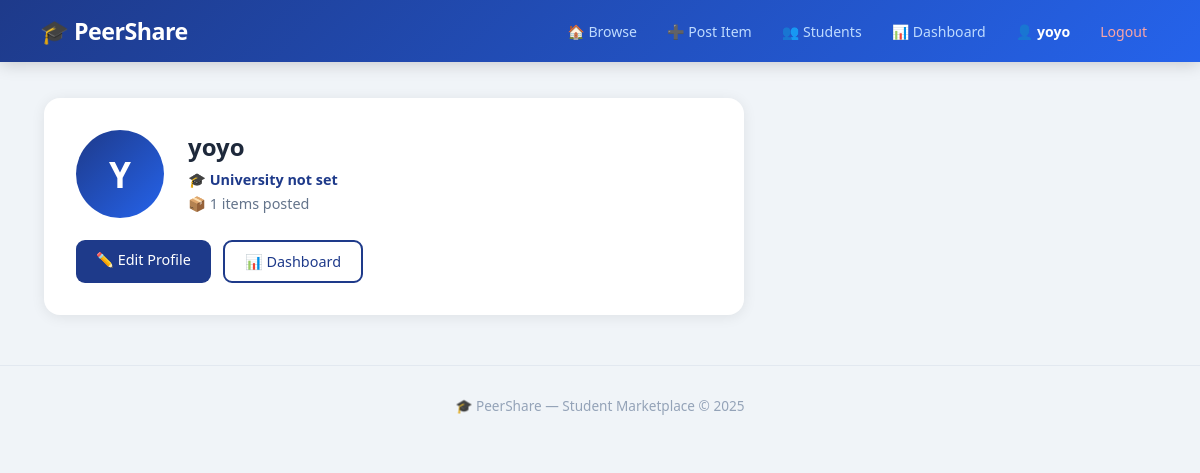
/user/profile/ (signed in), run on the app's committed database.
### accounts/models.py (models this page shows, shortened)
class CustomUser(AbstractUser):
    university_email = models.EmailField(
        unique=True, blank=True, default=''
    )
    is_verified = models.BooleanField(default=False)

### user/models.py (models this page shows, shortened)
class Profile(models.Model):
    UNIVERSITY_CHOICES = [
        ('farmgate', 'University of Asia Pacific'),
        ('dhaka', 'University of Dhaka'),
        ('buet',  'BUET'),
        ('nsu',   'North South University'),
        ('bracu', 'BRAC University'),
        ('cuet',  'CUET'),
        ('ruet',  'RUET'),
        ('other', 'Other'),
    ]
    user        = models.OneToOneField(
                    settings.AUTH_USER_MODEL,
                    on_delete=models.CASCADE,
                    related_name='profile'
                  )
    bio         = models.TextField(blank=True, null=True)
    profile_pic = models.ImageField(
                    upload_to='profiles/',
                    blank=True, null=True
                  )
    university  = models.CharField(
                    max_length=100,
                    choices=UNIVERSITY_CHOICES,
                    blank=True
                  )
    phone       = models.CharField(max_length=20, blank=True)
    location    = models.CharField(max_length=100, blank=True)
    joined_at   = models.DateTimeField(auto_now_add=True)
    def get_total_items(self):
        return self.user.items.count()
    def get_average_rating(self):
        from marketplace.models import Review
        reviews = Review.objects.filter(item__owner=self.user)
        if reviews.exists():
            return round(
                sum(r.rating for r in reviews) / reviews.count(), 1
            )
        return None

### user/views.py (the view)
# urls.py: path('profile/',         views.my_profile,    name='my_profile'),
@login_required
def my_profile(request):
    profile = request.user.profile
    return render(request, 'user/my_profile.html', {
        'profile': profile
    })

### templates/user/my_profile.html (shortened to what this page needs)
{% extends 'base.html' %}
{% block content %}
<div class="profile-card">
  <div class="profile-top">
    {% if profile.profile_pic %}
      <img src="{{ profile.profile_pic.url }}"
           class="avatar-lg" alt="Profile">
    {% else %}
      <div class="avatar-lg-placeholder">
        {{ request.user.username|first|upper }}
      </div>
    {% endif %}
    <div class="profile-info">
      <h2>{{ request.user.username }}</h2>
      <p class="univ-label">
        🎓 {{ profile.get_university_display|default:"University not set" }}
      </p>
      <p>📦 {{ profile.get_total_items }} items posted</p>
    </div>
  </div>
  <div class="profile-btns">
    <a href="/user/profile/edit/" class="btn">✏️ Edit Profile</a>
    <a href="/dashboard/" class="btn outline">📊 Dashboard</a>
  </div>
</div>
{% endblock %}

### templates/base.html (shortened to what this page needs)
<!DOCTYPE html>
<html lang="en">
<head>
  {% load static %}
  <link rel="stylesheet" href="{% static 'css/style.css' %}">
</head>
<body>
<nav class="navbar">
  <a href="/" class="logo">🎓 PeerShare</a>
  <div class="nav-links">
    {% if user.is_authenticated %}
      <a href="/">🏠 Browse</a>
      <a href="/add/">➕ Post Item</a>
      <a href="/user/all/">👥 Students</a>
      <a href="/dashboard/">📊 Dashboard</a>
      <a href="/user/profile/" class="nav-profile">
        👤 {{ user.username }}
      </a>
      <a href="/login/logout/" class="nav-logout">Logout</a>
    {% else %}
      <a href="/login/">Login</a>
      <a href="/login/register/" class="nav-register">Register</a>
    {% endif %}
  </div>
</nav>
<div class="container">
  {% block content %}{% endblock %}
</div>
<footer class="footer">
  <p>🎓 PeerShare — Student Marketplace &copy; 2025</p>
</footer>
</body>
</html>

### static/css/style.css (style rules this page uses)
*, *::before, *::after { box-sizing: border-box; margin: 0; padding: 0; }
body { font-family: 'Segoe UI', Tahoma, Geneva, Verdana, sans-serif; background: #f0f4f8; color: #1e293b; min-height: 100vh; }
a { color: inherit; text-decoration: none; }
.navbar { background: linear-gradient(135deg, #1e3a8a 0%, #2563eb 100%); padding: 0 40px; height: 62px; display: flex; align-items: center; justify-content: space-between; position: sticky; top: 0; z-index: 999; box-shadow: 0 2px 16px rgba(0,0,0,0.18); }
.logo { color: #fff; font-size: 1.45rem; font-weight: 800; letter-spacing: -0.5px; }
.nav-links { display: flex; align-items: center; gap: 4px; }
.nav-links a { color: #bfdbfe; padding: 7px 13px; border-radius: 8px; font-size: 0.88rem; transition: background 0.2s, color 0.2s; }
.nav-profile { color: #fff !important; font-weight: 600; }
.nav-logout { color: #fca5a5 !important; }
.container { max-width: 1160px; margin: 36px auto; padding: 0 24px; }
.btn { display: inline-block; background: #1e3a8a; color: #fff; padding: 10px 20px; border-radius: 9px; border: none; cursor: pointer; font-size: 0.9rem; font-weight: 500; transition: background 0.2s, transform 0.15s; text-decoration: none; white-space: nowrap; }
.btn.outline { background: transparent; border: 2px solid #1e3a8a; color: #1e3a8a; }
.avatar-lg-placeholder { width: 88px; height: 88px; border-radius: 50%; background: linear-gradient(135deg,#1e3a8a,#2563eb); color: #fff; font-size: 2.2rem; font-weight: 800; display: flex; align-items: center; justify-content: center; flex-shrink: 0; }
.profile-card { background: #fff; border-radius: 16px; padding: 32px; max-width: 700px; box-shadow: 0 2px 14px rgba(0,0,0,0.08); margin-bottom: 24px; }
.profile-top { display: flex; gap: 24px; align-items: flex-start; margin-bottom: 22px; }
.profile-info h2 { font-size: 1.5rem; margin-bottom: 7px; }
.profile-info p { color: #64748b; margin-bottom: 5px; font-size: 0.9rem; }
.univ-label { color: #1e3a8a !important; font-weight: 600; }
.profile-btns { display: flex; gap: 12px; }
.footer { text-align: center; padding: 30px; color: #94a3b8; font-size: 0.85rem; margin-top: 50px; border-top: 1px solid #e2e8f0; }

### data on the page
CustomUser: username "yoyo", user.username|first "Y", user.username "yoyo"
Profile: university "University not set", get_total_items "1"
